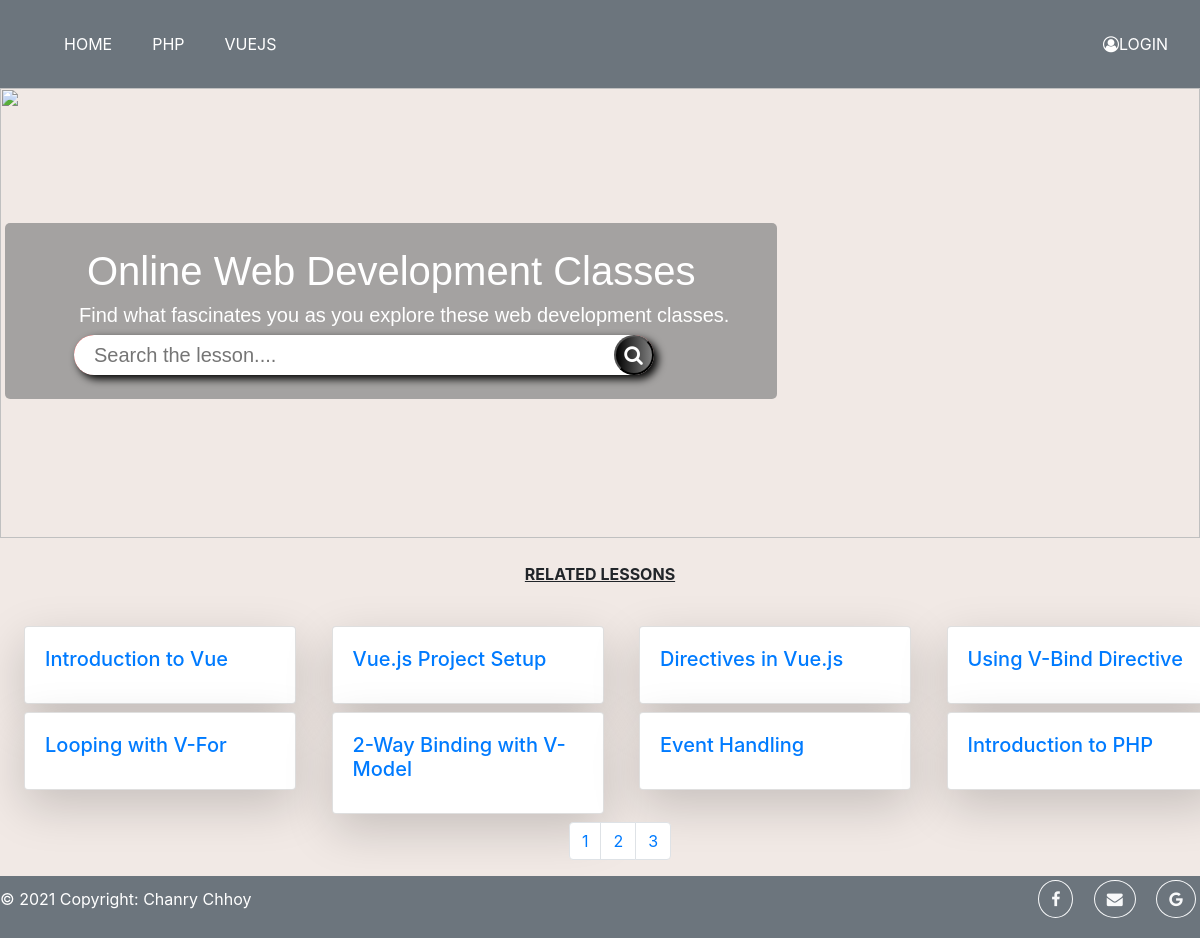
The page / on the database its author committed.
### tables this page shows
CREATE TABLE `lesson` (
  `lesson_id` int(11) NOT NULL,
  `title` varchar(200) NOT NULL,
  `img` varchar(200) NOT NULL,
  `description` varchar(1000) NOT NULL,
  `date` datetime NOT NULL DEFAULT current_timestamp(),
  `cate_id` int(11) NOT NULL
);

### database/database.php (called while the page is built, shortened)
<?php
    function db(){
        return new mysqli('localhost','root','','project_programing');
    }
    function getPost(){
        $results_per_page  = 8;
        $pagePagination = 0;
        isset($_GET['page_show_pagi']) ? $pagePagination= $_GET['page_show_pagi'] :  $pagePagination = 0;
        if( $pagePagination > 1){
            $start = ( $pagePagination * $results_per_page ) - $results_per_page ;
        }else{
            $start=0;
        }
        $data=db()->query("SELECT * FROM lesson LIMIT $start, $results_per_page ");
        return $data;
    }
    function getTotalPage(){
        $results_per_page = 8;
        isset($_GET['page_show_pagi']) ? $pagePagination= $_GET['page_show_pagi'] : $pagePagination = 0 ;
        $data = db()-> query("SELECT lesson_id FROM lesson");
        $numRow = $data -> num_rows;
        $totalPage = $numRow / $results_per_page ;
        return $totalPage;
    }
?>

### pages/home.php (the view)
<?php
require_once('partial/header.php');
require_once('partial/navbar.php');
?>
<div class="position">
    <div class="head">
        <img src="https://www.northeastern.edu/graduate/blog/wp-content/uploads/2016/08/Online-Learning-Social-1.jpg" alt="" width="100%" height="450">
    </div>
    <div class="centered p-4">
        <h1>Online Web Development Classes</h1>
        <div class="mr-4" style="margin-left:50px">
            <h5>Find what fascinates you as you explore these web development classes.</h5>
        </div>
        <form action="" method="post">
            <div class="search-container">
                <input type="text" name="search" placeholder="Search the lesson...." class="input">
                <button type="submit" class="button"><i class="fa fa-search"></i></button>
            </div>
        </form>
    </div>
</div>
<strong class="d-flex justify-content-center p-4"><u>RELATED LESSONS</u></strong>
<div class="allcard pt-3 row">
    <?php
        require_once('database/database.php');
        $lessons = "";
        if ($_SERVER['REQUEST_METHOD'] == 'POST') {
            $lessons = search($_POST);
        } else {
            $lessons = getPost();
        }
        foreach ($lessons as $lesson) :
    ?>
        <div class=" col-3">
            <div class="card mb-2 ml-4 shadow-lg  bg-white rounded " style="width: 17rem; ">
                <div class="card-body">
                    <a href="readMore/detail.php?postID=<?= $lesson['lesson_id'] ?>">
                        <h5 class="card-title"><?= $lesson['title'] ?></h5>
                    </a>
                </div>
            </div>
        </div>
    <?php endforeach; ?>
</div>
<div class="d-flex justify-content-center">
    <ul class="d-flex">
        <?php
            $pagePagi = getTotalPage();
            for($i = 1; $i <=  $pagePagi+1; $i++):
        ?>
            <li class="page-item list-unstyled"><a class="page-link" href="?page_show_pagi=<?= $i ?>"><?= $i ?> </a></li>
        <?php endfor; ?>
    </ul>
</div>

### assets/css/style.css (style rules this page uses)
body { background-color:#F1E9E5; }
.position { position: relative; text-align: center; color:white; font-family: sans-serif; }
.centered { position: absolute; top:30%; left:5px; background-color: rgba(139, 139, 139, 0.75); border-radius:5px; }
.search-container { margin-left: 45px; width:80%; height:40px; background:red; border-radius: 30px; position: relative; }
.input { width:100%; height:100%; display:block; border-radius: 30px; padding-left: 20px; font-size: 20px; outline:none; border:none; box-shadow: 4px 4px 8px black; }
.button { position:absolute; right: 0; top:0; width: 40px; height: 100%; background: linear-gradient(90deg,black,grey); color:white; border-radius: 45px; font-size: 20px; outline: none; }

### rows shown on the page
lesson: title "Introduction to Vue"
lesson: title "Vue.js Project Setup"
lesson: title "Directives in Vue.js"
lesson: title "Using V-Bind Directive"
lesson: title "Looping with V-For"
lesson: title "2-Way Binding with V-Model"
lesson: title "Event Handling"
lesson: title "Introduction to PHP"
